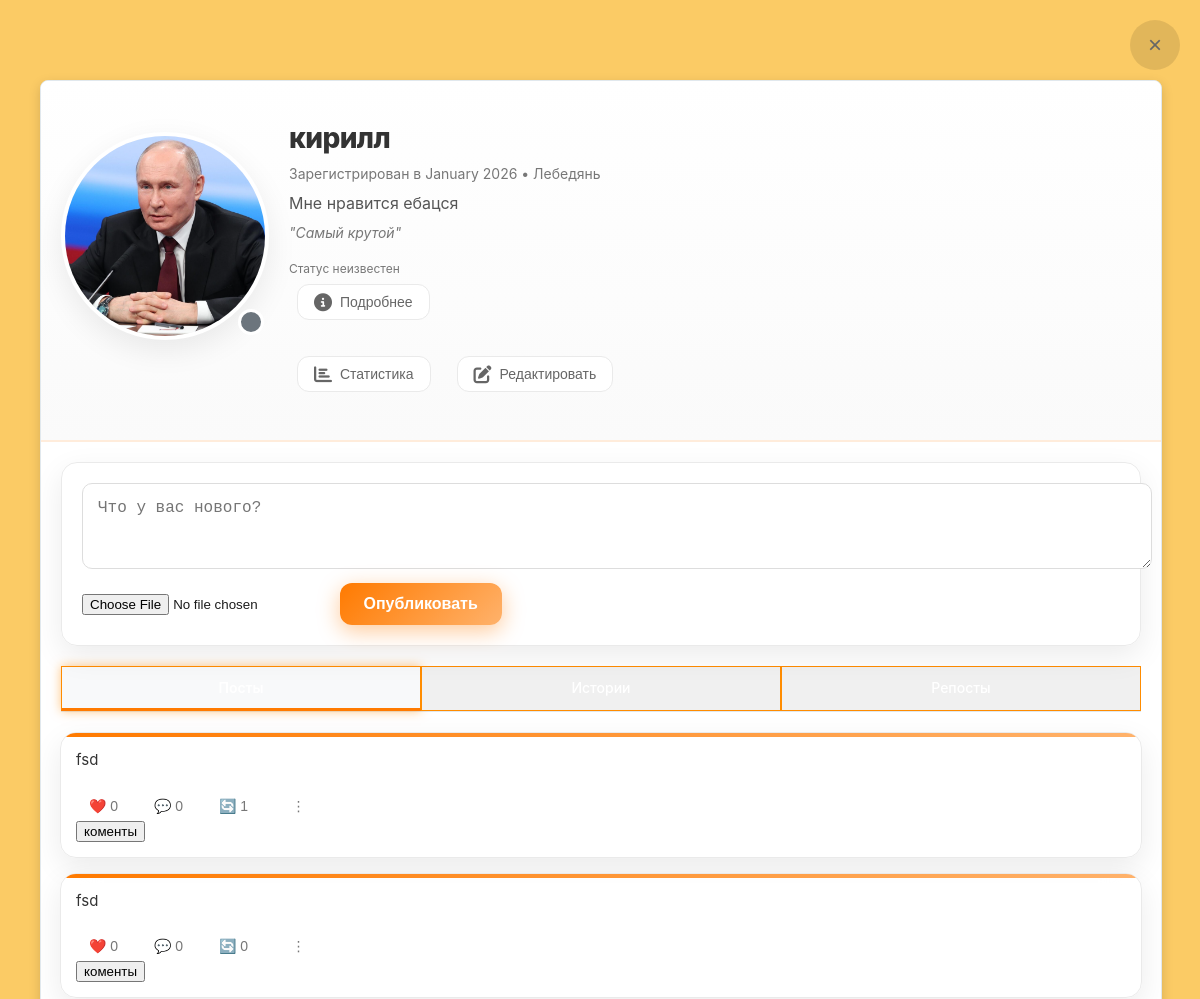
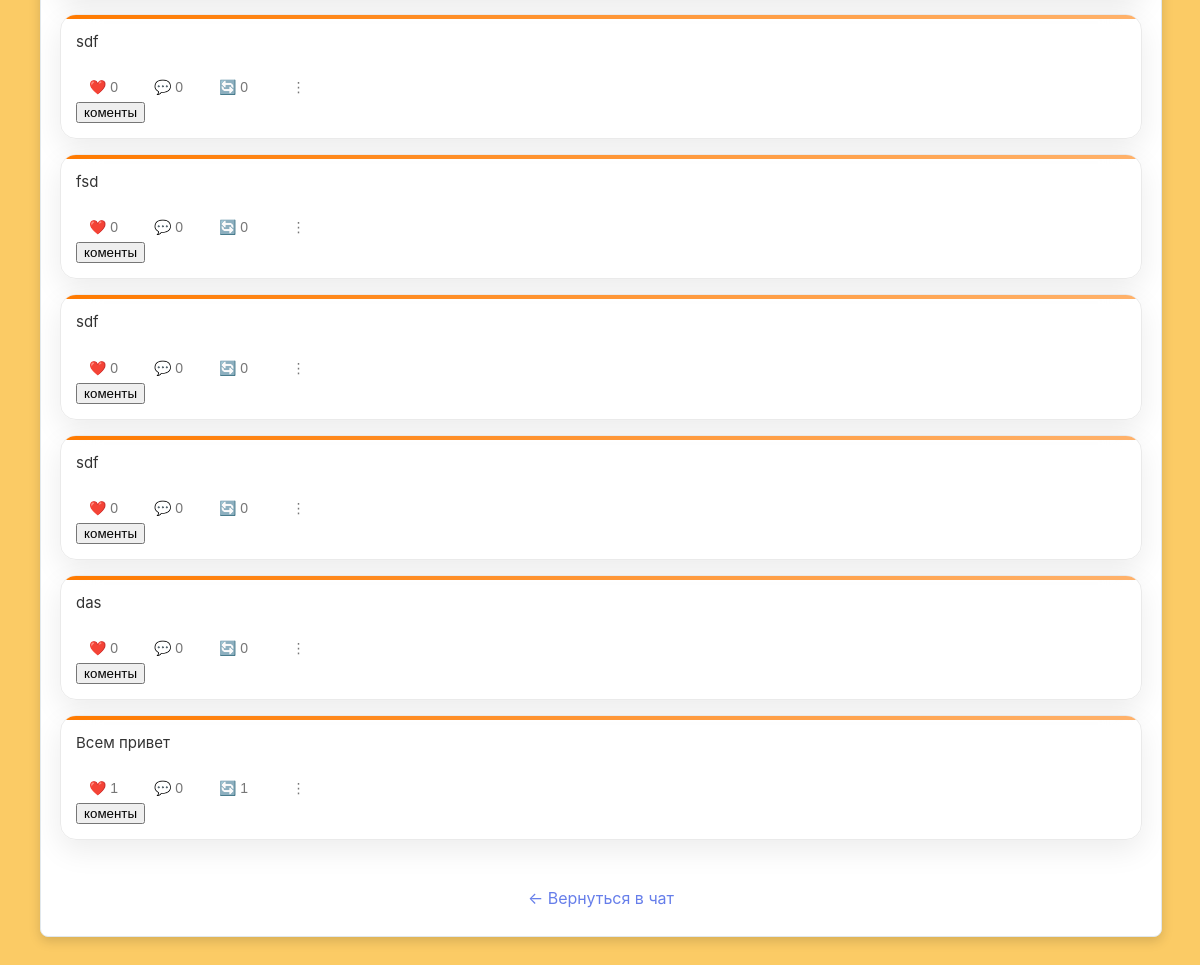
/profile/кирилл (signed in), run on the app's committed database (2 pictures, top to bottom).
### tables this page shows
CREATE TABLE users (
                id INTEGER PRIMARY KEY AUTOINCREMENT,
                username TEXT UNIQUE NOT NULL,
                password TEXT NOT NULL,
                registration_date DATETIME DEFAULT CURRENT_TIMESTAMP,
                city TEXT,
                bio_short TEXT,
                country TEXT,
                languages TEXT,
                bio_full TEXT,
                hobbies TEXT,
                avatar TEXT,
                status TEXT,
                banner_photo TEXT,
                banner_color TEXT
            );

CREATE TABLE posts (
                id INTEGER PRIMARY KEY AUTOINCREMENT,
                user_id INTEGER,
                content TEXT NOT NULL,
                image_url TEXT,
                created_at DATETIME DEFAULT CURRENT_TIMESTAMP,
                FOREIGN KEY (user_id) REFERENCES users (id)
            );

### app.py (the view)
@app.route('/profile/<username>')
def user_profile(username):
    if 'user_id' not in session:
        return redirect(url_for('login'))
    user = get_user_by_username(username)
    if not user:
        return "Пользователь не найден", 404
    user_dict = dict(user)
    if user_dict.get('registration_date'):
        user_dict['registration_date'] = datetime.datetime.fromisoformat(user_dict['registration_date'])
    is_owner = user['id'] == session['user_id']
    is_following_user = is_following(session['user_id'], user['id']) if not is_owner else None
    followers = get_followers(user['id'])
    following = get_following(user['id'])
    posts = get_posts_for_user(user['id'])
    reposts = get_reposts_for_user(user['id'])
    timestamp = int(time.time())
    return render_template('profile.html', user=user_dict, is_owner=is_owner, is_following=is_following_user, followers=followers, following=following, posts=posts, reposts=reposts, timestamp=timestamp)

### utils.py (called while the page is built)
@contextmanager
def get_db_connection():
    conn = sqlite3.connect(DATABASE)
    conn.row_factory = sqlite3.Row
    try:
        yield conn
    finally:
        conn.close()

def get_user_by_username(username):
    with get_db_connection() as conn:
        user = conn.execute("SELECT * FROM users WHERE username = ?", (username.lower(),)).fetchone()
    print(f"get_user_by_username({username}) -> {dict(user) if user else None}")
    return user

def get_followers(user_id):
    with get_db_connection() as conn:
        return [dict(row) for row in conn.execute("SELECT u.username FROM subscriptions s JOIN users u ON s.follower_id = u.id WHERE s.following_id = ?", (user_id,)).fetchall()]

def get_following(user_id):
    with get_db_connection() as conn:
        return [dict(row) for row in conn.execute("SELECT u.username FROM subscriptions s JOIN users u ON s.following_id = u.id WHERE s.follower_id = ?", (user_id,)).fetchall()]

def get_reactions_for_post(post_id):
    with get_db_connection() as conn:
        return [dict(row) for row in conn.execute("""
            SELECT r.*, u.username FROM reactions r
            JOIN users u ON r.user_id = u.id
            WHERE r.post_id = ?
            ORDER BY r.created_at ASC
        """, (post_id,)).fetchall()]

def is_reacted(user_id, post_id):
    with get_db_connection() as conn:
        return conn.execute("SELECT emoji FROM reactions WHERE user_id = ? AND post_id = ?", (user_id, post_id)).fetchone() is not None

### templates/profile.html (shortened to what this page needs)
<!DOCTYPE html>
<html lang="ru">
<head>
    <link rel="stylesheet" href="{{ url_for('static', filename='style.css') }}">
    <link rel="stylesheet" href="https://cdnjs.cloudflare.com/ajax/libs/font-awesome/6.4.0/css/all.min.css">
</head>
<body>
    <div class="profile-modal" style="background: {% if user.banner_photo %}url('/uploads/{{ user.banner_photo }}'){% else %}{{ user.banner_color or '#ffffff' }}{% endif %}; background-size: cover; background-position: center;">
        <button class="close-profile-btn" id="close-profile-btn" data-url="{{ url_for('index') }}">×</button>
        <div class="profile-content">
            <div class="modern-card profile-container" style="margin-bottom: 40px;">
        <div class="profile-header">
            <div class="avatar-container" style="position: relative;">
                <div class="avatar-big">
                    {% if user.avatar %}
                        <img src="/uploads/{{ user.avatar }}?t={{ timestamp }}" alt="Avatar" style="width: 100%; height: 100%; border-radius: 50%; object-fit: cover;">
                    {% else %}
                        {{ user.username[0].upper() }}
                    {% endif %}
                </div>
                <div class="online-status" id="online-status-indicator"></div>
            </div>
            <div class="profile-info">
                <h1 class="profile-name">{{ user.username }}</h1>
                <p class="profile-details">Зарегистрирован в {{ user.registration_date.strftime('%B %Y') if user.registration_date else 'Неизвестно' }} • {{ user.city or 'Город не указан' }}</p>
                <p class="profile-bio">{{ user.bio_short or 'Биография не указана' }}</p>
                {% if user.status %}
                    <p class="profile-status">"{{ user.status }}"</p>
                {% endif %}
                <div class="last-seen" id="last-seen-text"></div>
                <button class="profile-btn more-info-btn" onclick="showMoreInfo()"><i class="fas fa-info-circle"></i> Подробнее</button>
                <div class="profile-buttons">
                    <button class="profile-btn stats-btn" onclick="toggleShowStats()"><i class="fas fa-chart-bar"></i> Статистика</button>
                    {% if is_owner %}
                        <button class="profile-btn edit-profile-btn" id="edit-profile-btn"><i class="fas fa-edit"></i> Редактировать</button>
                    {% endif %}
                </div>
            </div>
        </div>
        <div class="profile-body">
            {% if is_owner %}
                <div class="create-post">
                    <form id="post-form" enctype="multipart/form-data">
                        <textarea name="content" placeholder="Что у вас нового?" rows="3" required></textarea>
                        <input type="file" name="image" accept="image/*" style="margin: 10px 0;">
                        <button type="submit">Опубликовать</button>
                    </form>
                </div>
            {% endif %}
            <div class="tabs">
                <div class="tab active" onclick="showTab('posts')">Посты</div>
                <div class="tab" onclick="showTab('stories')">Истории</div>
                <div class="tab" onclick="showTab('reposts')">Репосты</div>
            </div>
            <div id="posts-tab" class="posts-grid">
                {% for post in posts if not post.image_url %}
                    <div class="post">
        <div class="post-content">
            <p class="post-text">{{ post.content }}</p>
            <div class="post-actions">
                <button class="action-btn like-btn" onclick="toggleLike({{ post.id }}, this)">❤️ {{ post.likes_count or 0 }}</button>
                <button class="action-btn comment-btn" onclick="showComments({{ post.id }})">💬 {{ post.comments_count or 0 }}</button>
                <button class="action-btn repost-btn" onclick="toggleRepost({{ post.id }}, this)">🔄 {{ post.reposts_count or 0 }}</button>
                {% if is_owner %}
                    <button class="action-btn menu-btn" data-post-id="{{ post.id }}" data-content="{{ post.content|tojson }}">⋮</button>
                {% endif %}
            </div>
            <div class="post-comments-link">
                <button class="show-comments-btn" onclick="showComments({{ post.id }})">коменты</button>
            </div>
        </div>
    </div>
{% endfor %}
            </div>
        </div>
            <a href="{{ url_for('index') }}" class="back-link">← Вернуться в чат</a>
            </div>
        </div>
    </div>
</body>
</html>

### static/style.css (style rules this page uses)
:root { --bg-color: #ffffff; --chat-bg: #f8f9fa; --text-color: #000000; --border-color: #e0e0e0; --accent-color: #ff8c00; --sent-bg: #f0f0f0; --sent-text: #000000; --received-bg: #ffffff; --received-text: #000000; --sidebar-bg: #ffffff; --header-bg: #f0f0f0; --shadow: 0 1px 2px rgba(0,0,0,0.1); --transition: all 0.3s ease; --gradient-primary: linear-gradient(135deg, #ff8c00 0%, #ff4500 100%); --gradient-secondary: linear-gradient(135deg, #ff8c00 0%, #ffa500 100%); --gradient-accent: linear-gradient(135deg, #ff8c00 0%, #ff4500 100%); --gradient-white-orange: linear-gradient(135deg, #ffffff 0%, #ff8c00 100%); --shadow-deep: 0 8px 32px rgba(255,140,0,0.1); --shadow-hover: 0 12px 40px rgba(255,140,0,0.15); --border-radius-large: 12px; }
body { margin: 0; font-family: -apple-system, BlinkMacSystemFont, "Segoe UI", Roboto, "Helvetica Neue", Arial, sans-serif; background: var(--bg-color); color: var(--text-color); transition: var(--transition); height: 100vh; overflow: hidden; }
.back-link { color: var(--accent-color); text-decoration: none; font-size: 14px; padding: 8px 0; display: inline-block; }
.avatar-big { width: 250px; height: 250px; border-radius: 0; background: var(--accent-color); color: var(--bg-color); font-size: 100px; display: flex; align-items: center; justify-content: center; font-weight: bold; border: 2px solid var(--accent-color); position: relative; z-index: 2; flex-shrink: 0; margin-top: -50px; }
.avatar-big img { cursor: pointer; transition: transform 0.2s ease; }
.tab { padding: 8px 16px; background: var(--header-bg); border: 1px solid var(--accent-color); border-radius: 0; cursor: pointer; transition: all 0.3s ease; color: var(--accent-color); font-size: 14px; font-weight: 500; }
.tab { color: #ffffff !important; }
.tab.active { background: var(--accent-color); color: var(--bg-color); box-shadow: 0 0 10px rgba(255,140,0,0.5); font-weight: 600; }

### data on the page
users: avatar (picture), username "кирилл", city "Лебедянь", bio_short "Мне нравится ебацся", status "Самый крутой"
posts: content "fsd", likes_count "0", comments_count "0", reposts_count "1"
posts: content "fsd", likes_count "0", comments_count "0", reposts_count "0"
posts: content "sdf", likes_count "0", comments_count "0", reposts_count "0"
posts: content "fsd", likes_count "0", comments_count "0", reposts_count "0"
posts: content "sdf", likes_count "0", comments_count "0", reposts_count "0"
posts: content "sdf", likes_count "0", comments_count "0", reposts_count "0"
posts: content "das", likes_count "0", comments_count "0", reposts_count "0"
posts: content "Всем привет", id "1", comments_count "0"
